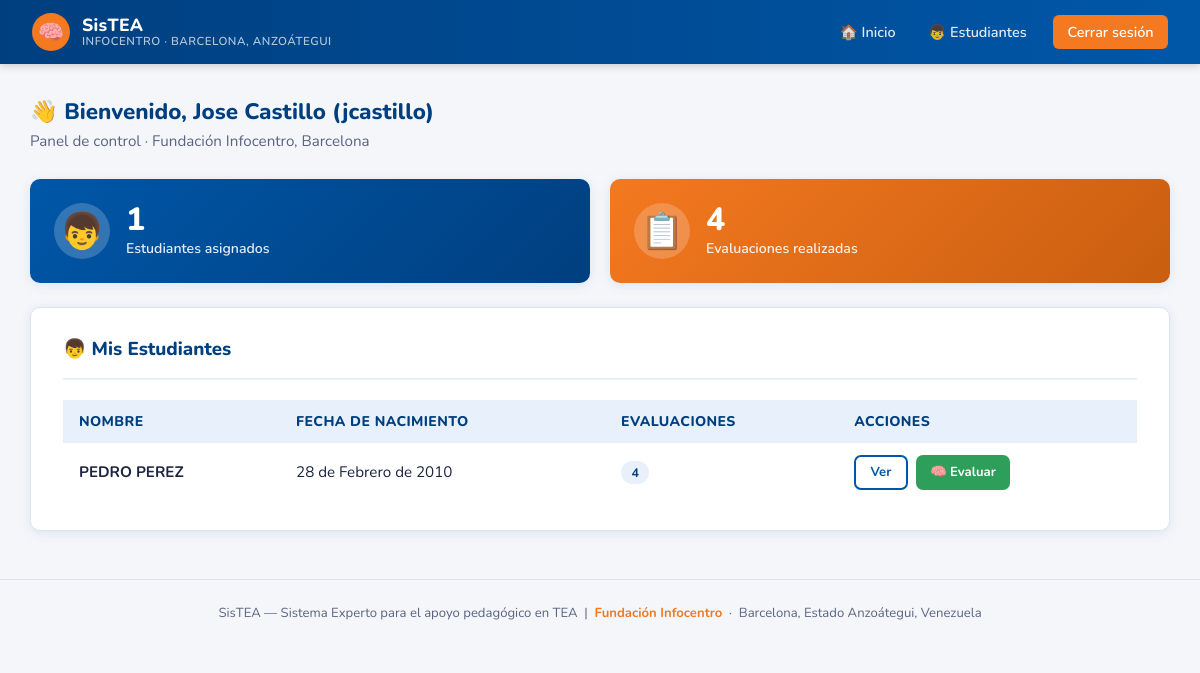
The page /dashboard/ (signed in) on the database its author committed.
### sistex/models.py (models this page shows, shortened)
class Instructor(models.Model):
    usuario = models.OneToOneField(User, on_delete=models.CASCADE)
    telefono = models.CharField(max_length=20, blank=True)
    especialidad = models.CharField(max_length=100, blank=True)
    def __str__(self):
        return f"{self.usuario.get_full_name()} ({self.usuario.username})"
    class Meta:
        verbose_name = "Instructor"
        verbose_name_plural = "Instructores"

class Estudiante(models.Model):
    usuario = models.OneToOneField(User, on_delete=models.CASCADE, null=True, blank=True, related_name='estudiante_perfil')
    nombre = models.CharField(max_length=100)
    fecha_nacimiento = models.DateField()
    instructor = models.ForeignKey(Instructor, on_delete=models.SET_NULL, null=True, related_name='estudiantes')
    observaciones = models.TextField(blank=True)
    fecha_registro = models.DateTimeField(auto_now_add=True)
    class Meta:
        verbose_name = "Estudiante"
        verbose_name_plural = "Estudiantes"

### sistex/views.py (the view)
# urls.py: path('dashboard/', views.dashboard, name='dashboard'),
@instructor_required
def dashboard(request):
    cargar_reglas_iniciales()
    instructor = get_object_or_404(Instructor, usuario=request.user)
    estudiantes = Estudiante.objects.filter(instructor=instructor)
    total_evaluaciones = Evaluacion.objects.filter(instructor=instructor).count()
    return render(request, 'sistex/dashboard.html', {
        'instructor': instructor,
        'estudiantes': estudiantes,
        'total_evaluaciones': total_evaluaciones,
    })

### sistex/expert_system.py (called while the page is built, shortened)
def cargar_reglas_iniciales():
    if Regla.objects.exists():
        return

### sistex/views.py (called while the page is built)
def _es_estudiante(user):
    try:
        user.estudiante_perfil
        return True
    except Exception:
        return False

def instructor_required(view_func):
    @wraps(view_func)
    def wrapper(request, *args, **kwargs):
        if not request.user.is_authenticated:
            return redirect('login')
        if request.user.is_staff:
            return redirect('admin_dashboard')
        if _es_estudiante(request.user):
            return redirect('estudiante_dashboard')
        return view_func(request, *args, **kwargs)
    return wrapper

### sistex/templates/sistex/dashboard.html (shortened to what this page needs)
{% extends 'sistex/base.html' %}
{% block content %}
<div style="margin-bottom: 1.75rem;">
    <h2 style="font-size: 1.4rem; font-weight: 800; color: var(--azul-oscuro);">
        &#128075; Bienvenido, {{ instructor }}
    </h2>
    <p style="color: var(--texto-suave); margin-top: 0.25rem; font-size: 0.95rem;">
        Panel de control &middot; Fundaci&oacute;n Infocentro, Barcelona
    </p>
</div>
<div class="stats-grid">
    <div class="stat-card azul">
        <div class="stat-icon">&#128102;</div>
        <div class="stat-info">
            <h3>{{ estudiantes.count }}</h3>
            <p>Estudiantes asignados</p>
        </div>
    </div>
    <div class="stat-card naranja">
        <div class="stat-icon">&#128203;</div>
        <div class="stat-info">
            <h3>{{ total_evaluaciones }}</h3>
            <p>Evaluaciones realizadas</p>
        </div>
    </div>
</div>
<div class="card">
    <div class="card-header">
        <h3>&#128102; Mis Estudiantes</h3>
    </div>
    {% if estudiantes %}
    <table>
        <thead>
            <tr>
                <th>Nombre</th>
                <th>Fecha de Nacimiento</th>
                <th>Evaluaciones</th>
                <th>Acciones</th>
            </tr>
        </thead>
        <tbody>
            {% for estudiante in estudiantes %}
            <tr>
                <td><strong>{{ estudiante.nombre }}</strong></td>
                <td>{{ estudiante.fecha_nacimiento }}</td>
                <td>
                    <span class="badge" style="background: var(--azul-claro); color: var(--azul-oscuro);">
                        {{ estudiante.evaluaciones.count }}
                    </span>
                </td>
                <td style="display: flex; gap: 0.5rem; flex-wrap: wrap;">
                    <a href="{% url 'detalle_estudiante' estudiante.pk %}" class="btn btn-outline" style="font-size:0.82rem; padding: 0.4rem 0.9rem;">Ver</a>
                    <a href="{% url 'nueva_evaluacion' estudiante.pk %}" class="btn btn-success" style="font-size:0.82rem; padding: 0.4rem 0.9rem;">&#129504; Evaluar</a>
                </td>
            </tr>
            {% endfor %}
        </tbody>
    </table>
    {% endif %}
</div>
{% endblock %}

### sistex/templates/sistex/base.html (style rules this page uses)
:root { --azul: #0057A8; --azul-oscuro: #003F7F; --azul-claro: #E8F1FB; --naranja: #F47920; --naranja-hover: #D4661A; --verde: #2E9E5B; --verde-hover: #237A47; --rojo: #D93025; --rojo-hover: #B02519; --gris-bg: #F4F6FA; --gris-borde: #DDE3EE; --texto: #1A2340; --texto-suave: #5A6480; --blanco: #FFFFFF; --sombra: 0 2px 12px rgba(0,87,168,0.10); --radio: 10px; }
* { margin: 0; padding: 0; box-sizing: border-box; }
body { font-family: 'Nunito', 'Segoe UI', sans-serif; background: var(--gris-bg); color: var(--texto); min-height: 100vh; }
.card { background: var(--blanco); border-radius: var(--radio); padding: 1.75rem 2rem; margin-bottom: 1.5rem; box-shadow: var(--sombra); border: 1px solid var(--gris-borde); }
.card-header { display: flex; justify-content: space-between; align-items: center; margin-bottom: 1.25rem; padding-bottom: 1rem; border-bottom: 2px solid var(--azul-claro); }
.card-header h2, .card-header h3 { color: var(--azul-oscuro); font-weight: 800; }
.btn { display: inline-flex; align-items: center; gap: 0.4rem; padding: 0.55rem 1.2rem; background: var(--azul); color: var(--blanco); text-decoration: none; border-radius: 7px; border: none; cursor: pointer; font-family: 'Nunito', sans-serif; font-weight: 700; font-size: 0.9rem; transition: background 0.2s, transform 0.1s; }
.btn-success { background: var(--verde); }
.btn-outline { background: transparent; color: var(--azul); border: 2px solid var(--azul); }
table { width: 100%; border-collapse: collapse; }
table th { background: var(--azul-claro); color: var(--azul-oscuro); font-weight: 800; padding: 0.75rem 1rem; text-align: left; font-size: 0.88rem; text-transform: uppercase; letter-spacing: 0.4px; }
table td { padding: 0.75rem 1rem; border-bottom: 1px solid var(--gris-borde); font-size: 0.95rem; }
table tbody tr:last-child td { border-bottom: none; }
.stats-grid { display: grid; grid-template-columns: repeat(auto-fit, minmax(220px, 1fr)); gap: 1.25rem; margin-bottom: 1.5rem; }
.stat-card { border-radius: var(--radio); padding: 1.5rem; color: var(--blanco); box-shadow: var(--sombra); display: flex; align-items: center; gap: 1rem; }
.stat-card.azul { background: linear-gradient(135deg, var(--azul) 0%, var(--azul-oscuro) 100%); }
.stat-card.naranja { background: linear-gradient(135deg, #F47920 0%, #C95E10 100%); }
.stat-icon { font-size: 2.2rem; background: rgba(255,255,255,0.2); border-radius: 50%; width: 56px; height: 56px; display: flex; align-items: center; justify-content: center; flex-shrink: 0; }
.stat-info h3 { font-size: 2rem; font-weight: 800; line-height: 1; }
.stat-info p { font-size: 0.88rem; opacity: 0.9; margin-top: 0.2rem; font-weight: 600; }
.badge { display: inline-block; padding: 0.2rem 0.65rem; border-radius: 20px; font-size: 0.78rem; font-weight: 700; }

### rows shown on the page
Instructor: usuario.username "Jose Castillo (jcastillo)"
Estudiante: nombre "PEDRO PEREZ", fecha_nacimiento "28 de Febrero de 2010", evaluaciones.count "4"

### other values the page prints
{{ estudiantes.count }} "1"
{{ total_evaluaciones }} "4"
